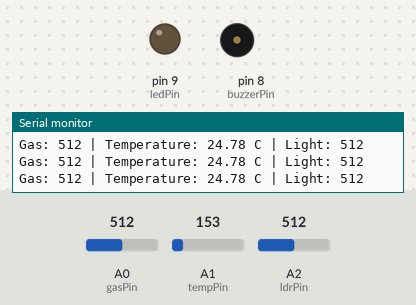
This sketch was run on a simulated Arduino Uno, built with avr-gcc and run on an emulated ATmega328P. Parts: output pins drawn as LEDs (lit = HIGH), buzzer (waves = sounding, pin HIGH), the last lines printed to the serial monitor. Dashed ring = blinking. Inputs (shaded band) come from the test bench; at power-on: A1 (tempPin) = 153, A2 (ldrPin) = 512, A0 (gasPin) = 512.

Above: at 1.2 s.
1.3 s: A1 (tempPin) set to 177
2.8 s: A1 (tempPin) set to 202
At 3.2 s:
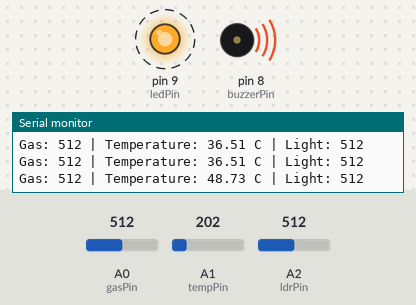
5.8 s: A2 (ldrPin) set to 710
At 5.96 s:
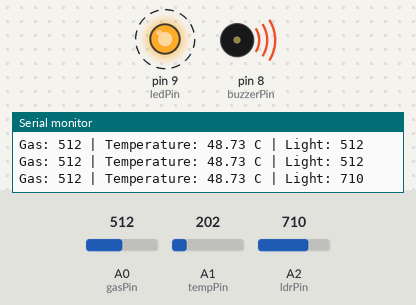
8.8 s: A0 (gasPin) set to 711
11.8 s: A0 (gasPin) set to 735
At 12.11 s:
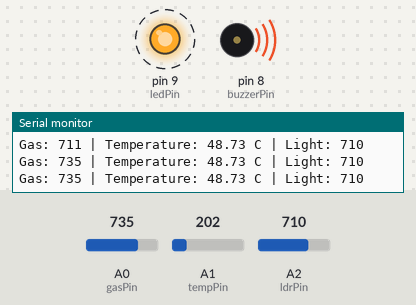
14.8 s: A2 (ldrPin) set to 691
At 15.0 s:
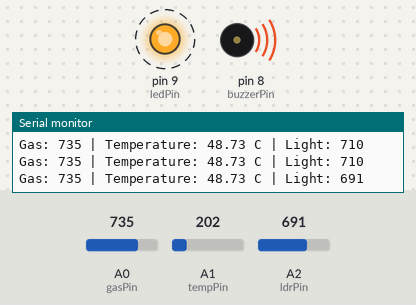
Timing chart, 0 to 18.8 s (numbered marks = the images above; inputs shaded):
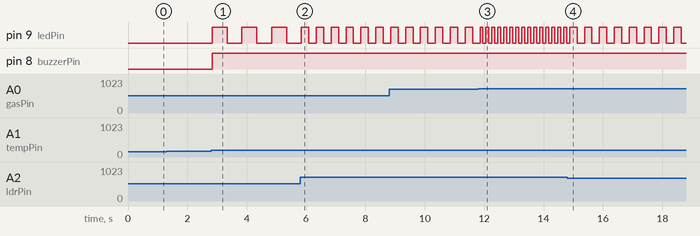

The sketch:

GAS_LIGHT_AND_TEMPRATURE_DETECTURE_PROJECT_CODE.ino
```cpp
// ========================================
// FIRE AND GAS DETECTION SYSTEM
// Tinkercad - Arduino UNO
// ========================================

const int gasPin = A0;
const int tempPin = A1;
const int ldrPin = A2;

const int buzzerPin = 8;
const int ledPin = 9;

// Threshold values
const int gasThreshold = 720;
const int lightThreshold = 700;
const float temperatureThreshold = 40.0;


void setup() {

  pinMode(buzzerPin, OUTPUT);
  pinMode(ledPin, OUTPUT);

  Serial.begin(9600);

  digitalWrite(buzzerPin, LOW);
  digitalWrite(ledPin, LOW);
}


void loop() {

  // ==============================
  // GAS SENSOR
  // ==============================

  int gasValue = analogRead(gasPin);


  // ==============================
  // LDR
  // ==============================

  int lightValue = analogRead(ldrPin);


  // ==============================
  // TMP36
  // ==============================

  int tempReading = analogRead(tempPin);

  float voltage = tempReading * (5.0 / 1023.0);

  float temperature = (voltage - 0.5) * 100.0;


  // ==============================
  // SERIAL MONITOR
  // ==============================

  Serial.print("Gas: ");
  Serial.print(gasValue);

  Serial.print(" | Temperature: ");
  Serial.print(temperature);
  Serial.print(" C");

  Serial.print(" | Light: ");
  Serial.println(lightValue);


  // ==============================
  // DETECTION
  // ==============================

  bool gasDetected = gasValue > gasThreshold;

  bool temperatureDetected =
    temperature > temperatureThreshold;

  bool fireLightDetected =
    lightValue > lightThreshold;


  // ==============================
  // DANGER LEVEL
  // ==============================

  int dangerLevel = 0;

  if (gasDetected) {
    dangerLevel++;
  }

  if (temperatureDetected) {
    dangerLevel++;
  }

  if (fireLightDetected) {
    dangerLevel++;
  }


  // ==============================
  // ALARM
  // ==============================

  if (dangerLevel > 0) {

    // Buzzer ON
    digitalWrite(buzzerPin, HIGH);


    // ONE CONDITION
    // Slow blinking
    if (dangerLevel == 1) {

      digitalWrite(ledPin, HIGH);
      delay(500);

      digitalWrite(ledPin, LOW);
      delay(500);
    }


    // TWO CONDITIONS
    // Medium blinking
    else if (dangerLevel == 2) {

      digitalWrite(ledPin, HIGH);
      delay(250);

      digitalWrite(ledPin, LOW);
      delay(250);
    }


    // THREE CONDITIONS
    // Fast blinking
    else {

      digitalWrite(ledPin, HIGH);
      delay(100);

      digitalWrite(ledPin, LOW);
      delay(100);
    }

  }


  // ==============================
  // SAFE CONDITION
  // ==============================

  else {

    digitalWrite(buzzerPin, LOW);
    digitalWrite(ledPin, LOW);

    delay(100);
  }
}
```

Measured:
- the behaviour switches between 184 and 185 on A1 (tempPin) (found by bisection; images 0 and 1)
- the behaviour switches between 720 and 721 on A0 (gasPin) (found by bisection; images 2 and 3)
- the behaviour switches between 701 and 700 on A2 (ldrPin) (found by bisection; images 3 and 4)
- after the input at 2.8 s, pin 9 (ledPin): alternates HIGH for 0.50 s and LOW for 0.50 s, starting at once; pin 8 (buzzerPin): LOW → HIGH at once
- after the input at 5.8 s, pin 9 (ledPin): alternates HIGH for 0.25 s and LOW for 0.25 s, starting after 0.29 s
- after the input at 11.8 s, pin 9 (ledPin): alternates HIGH for 0.10 s and LOW for 0.10 s, starting after 0.16 s
- after the input at 14.8 s, pin 9 (ledPin): alternates HIGH for 0.25 s and LOW for 0.25 s, starting after 0.33 s
